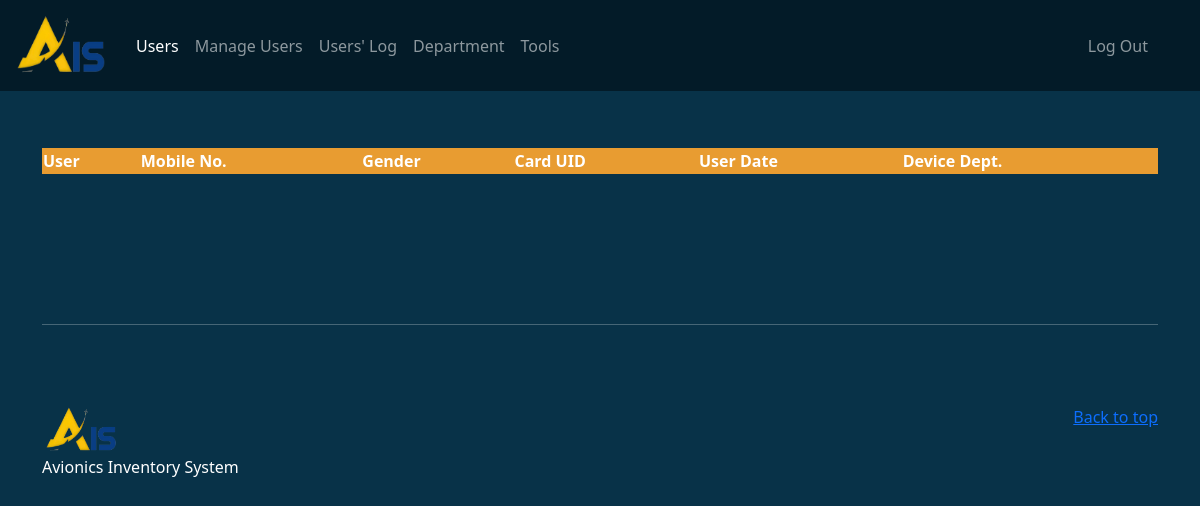
Before: / (signed in) with the older database file.
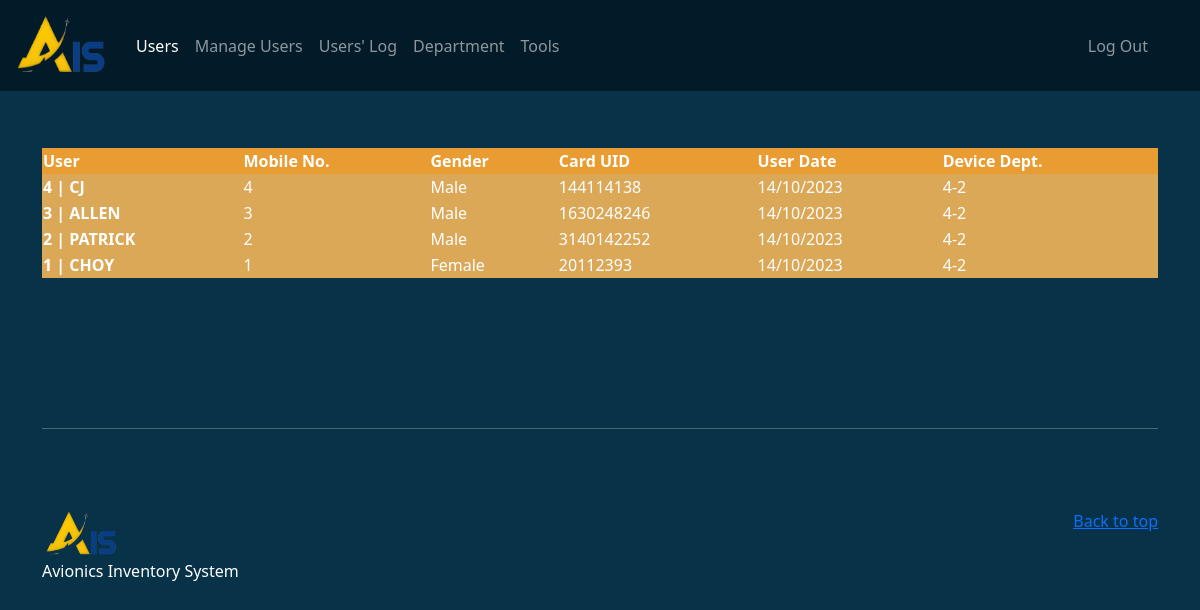
After: the same page with the newer database file.
### tables this page shows
CREATE TABLE `users` (
  `id` int(11) NOT NULL,
  `username` varchar(30) NOT NULL DEFAULT 'None',
  `serialnumber` double NOT NULL DEFAULT 0,
  `gender` varchar(10) NOT NULL DEFAULT 'None',
  `email` varchar(50) NOT NULL DEFAULT 'None',
  `card_uid` varchar(30) NOT NULL,
  `card_select` tinyint(1) NOT NULL DEFAULT 0,
  `user_date` date NOT NULL,
  `device_uid` varchar(20) NOT NULL DEFAULT '0',
  `device_dep` varchar(20) NOT NULL DEFAULT '0',
  `add_card` tinyint(1) NOT NULL DEFAULT 0,
  `itemhold` varchar(20) DEFAULT NULL
);

### index.php (the view, shortened to what this page needs)
<!doctype html>
<html lang="en">
<head>
  <link rel="stylesheet" href="./dist/css/jquery.dataTables.min.css">
  <link rel="stylesheet" href="./dist/css/buttons.dataTables.min.css">
  <link href="./css/bootstrap.min.css" rel="stylesheet">
  <link href="carousel.css" rel="stylesheet">
</head>
<body style='background-color:#083248'>
  <header  class='text-white'>
    <nav class="navbar navbar-expand-md navbar-dark fixed-top" style="background-color: #031b28">
      <div class="container-fluid">
      <a class="navbar-brand" href="dashboard.php"><img src="./AIS_YELLOW-removebg-preview.png" alt="" width='100px' height='65px'></a>
        <div class="collapse navbar-collapse" id="navbarCollapse">
          <ul class="navbar-nav me-auto mb-2 mb-md-0">
            <li class="nav-item">
              <a class="nav-link active" aria-current="page" href="">Users</a>
            </li>
            <li class="nav-item">
              <a class="nav-link" href="ManageUsers2.php">Manage Users</a>
            </li>
            <li class="nav-item">
              <a class="nav-link" href="UsersLog2.php" tabindex="-1">Users' Log</a>
            </li>
            <li class="nav-item">
              <a class="nav-link" href="devices2.php" tabindex="-1">Department</a>
            </li>
            <li class="nav-item">
              <a class="nav-link" href="tools.php" tabindex="-1">Tools</a>
            </li>
          </ul>
        </div>
        <div class="d-flex">
        <div class="collapse navbar-collapse" id="navbarCollapse">
        <ul class="navbar-nav me-auto mb-2 mb-md-0">
            <li class="nav-item">
            <?php
            if (isset($_SESSION['Admin-name'])) {
              echo '<li type="" class="nav-item">';
              echo '<a class="nav-link" data-bs-toggle="modal" data-bs-target="#logout-account" >Log Out</a>';
              echo '</li>';
            } else {
              echo '<a href="login2.php">Log In</a>';
            }
            ?>
            </li>
          <ul>
        </div>
          </div>
      </div>
    </nav>
  </header>
  <main  class='text-white'>
    <div class="container marketing">
      <div class="row featurette" style='margin-top: 100px;'>
        <div class="col">
          <table id="example" class="display" style="width:100%" style='background: #dba858'>
            <thead style='background: #E89C31'>
                <tr>
                    <th>User</th>
                    <th>Mobile No.</th>
                    <th>Gender</th>
                    <th>Card UID</th>
                    <th>User Date</th>
                    <th>Device Dept.</th>
                </tr>
            </thead>
            <tbody style='background: #dba858'>
            <?php
                require'connectDB.php';
                    $sql = "SELECT * FROM users WHERE add_card=1 ORDER BY id DESC";
                    $result = mysqli_stmt_init($conn);
                    if (!mysqli_stmt_prepare($result, $sql)) {
                        echo '<p class="error">SQL Error</p>';
                    }
                    else{
                        mysqli_stmt_execute($result);
                        $resultl = mysqli_stmt_get_result($result);
                    if (mysqli_num_rows($resultl) > 0){
                        while ($row = mysqli_fetch_assoc($resultl)){
                ?>
                            <TR>
                            <TD><b><?php echo $row['id']; echo" | "; echo $row['username'];?></b></TD>
                            <TD><?php echo $row['serialnumber'];?></TD>
                            <TD><?php echo $row['gender'];?></TD>
                            <TD><?php echo $row['card_uid'];?></TD>
                            <TD ><?php echo date('d/m/Y',strtotime($row['user_date']));?></TD>
                            <TD><?php echo $row['device_dep'];?></TD>
                            </TR>
                <?php
                        }
                    }
                }
                ?>
            </tbody>
        </table>
        </div>
      </div>
      <hr class="featurette-divider" style='margin-top: 150px;'>
    </div>
    <footer class="container">
      <p class="float-end"><a href="#">Back to top</a></p>
      <img src="./AIS_YELLOW-removebg-preview.png" alt="" width='80px' height='50px'>
      <p>Avionics Inventory System </p>
    </footer>
  </main>
</body>
</html>

### carousel.css (style rules this page uses)
body { padding-top: 3rem; padding-bottom: 3rem; color: #5a5a5a; }
.featurette-divider { margin: 5rem 0; }

### index.php (style rules this page uses)
.text-white { color: white; }

Changed rows visible on the page:
added users: id "4", username "CJ", serialnumber "4", gender "Male", card_uid "144114138", user_date "14/10/2023", device_dep "4-2"
added users: id "3", username "ALLEN", serialnumber "3", gender "Male", card_uid "1630248246", user_date "14/10/2023", device_dep "4-2"
added users: id "2", username "PATRICK", serialnumber "2", gender "Male", card_uid "3140142252", user_date "14/10/2023", device_dep "4-2"
added users: id "1", username "CHOY", serialnumber "1", gender "Female", card_uid "20112393", user_date "14/10/2023", device_dep "4-2"
